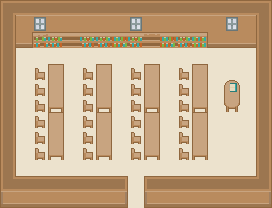

Tiled map render using the project's own tile images. Description and the whole map definition, tile-layer contents included, below:
An orthogonal 17x13 tile map with 16x16 px tiles, 3 tile layers (floor and walls, furniture, decor), 3 tilesets.

<map version="1.2" tiledversion="1.2.3" orientation="orthogonal" renderorder="left-down" width="17" height="13" tilewidth="16" tileheight="16" infinite="0" nextlayerid="7" nextobjectid="1">
 <tileset firstgid="1" source="base.tsx" />
 <tileset firstgid="1768" source="indoors.tsx" />
 <tileset firstgid="2254" source="city.tsx" />
 <layer id="4" name="floor and walls" width="17" height="13">
  <data encoding="csv">
722,720,720,720,720,720,720,720,720,720,720,720,720,720,720,720,723,
778,895,895,895,895,895,895,895,895,895,895,895,895,895,895,895,778,
778,890,890,890,890,890,890,890,890,890,890,890,890,890,890,890,778,
778,1531,1531,1531,1531,1531,1531,1531,1531,1531,1531,1531,1531,1531,1531,1531,778,
778,1531,1531,1531,1531,1531,1531,1531,1531,1531,1531,1531,1531,1531,1531,1531,778,
778,1531,1531,1531,1531,1531,1531,1531,1531,1531,1531,1531,1531,1531,1531,1531,778,
778,1531,1531,1531,1531,1531,1531,1531,1531,1531,1531,1531,1531,1531,1531,1531,778,
778,1531,1531,1531,1531,1531,1531,1531,1531,1531,1531,1531,1531,1531,1531,1531,778,
778,1531,1531,1531,1531,1531,1531,1531,1531,1531,1531,1531,1531,1531,1531,1531,778,
778,1531,1531,1531,1531,1531,1531,1531,1531,1531,1531,1531,1531,1531,1531,1531,778,
778,1531,1531,1531,1531,1531,1531,1531,1531,1531,1531,1531,1531,1531,1531,1531,778,
779,720,720,720,720,720,720,721,1531,719,720,720,720,720,720,720,780,
891,890,890,890,890,890,890,893,1531,891,890,890,890,890,890,890,893
</data>
 </layer>
 <layer id="5" name="furniture" width="17" height="13">
  <data encoding="csv">
0,0,0,0,0,0,0,0,0,0,0,0,0,0,0,0,0,
0,0,0,0,0,0,0,0,0,0,0,0,0,0,0,0,0,
0,0,0,0,0,0,0,0,0,0,0,0,0,0,0,0,0,
0,0,0,0,0,0,0,0,0,0,0,0,0,0,0,0,0,
0,0,1905,1773,0,1905,1773,0,1905,1773,0,1905,1773,0,0,0,0,
0,0,1905,1800,0,1905,1800,0,1905,1800,0,1905,1800,0,1774,0,0,
0,0,1905,1827,0,1905,1827,0,1905,1827,0,1905,1827,0,1801,0,0,
0,0,1905,1773,0,1905,1773,0,1905,1773,0,1905,1773,0,0,0,0,
0,0,1905,1800,0,1905,1800,0,1905,1800,0,1905,1800,0,0,0,0,
0,0,1905,1827,0,1905,1827,0,1905,1827,0,1905,1827,0,0,0,0,
0,0,0,0,0,0,0,0,0,0,0,0,0,0,0,0,0,
0,0,0,0,0,0,0,0,0,0,0,0,0,0,0,0,0,
0,0,0,0,0,0,0,0,0,0,0,0,0,0,0,0,0
</data>
 </layer>
 <layer id="6" name="decor" width="17" height="13">
  <data encoding="csv">
0,0,0,0,0,0,0,0,0,0,0,0,0,0,0,0,0,
0,0,2983,0,0,0,0,0,2983,0,0,0,0,0,2983,0,0,
0,0,731,732,789,732,732,846,732,790,846,732,849,0,0,0,0,
0,0,0,0,0,0,0,0,0,0,0,0,0,0,0,0,0,
0,0,0,0,0,0,0,0,0,0,0,0,0,0,0,0,0,
0,0,0,0,0,0,0,0,0,0,0,0,0,0,1610613644,0,0,
0,0,0,0,0,0,0,0,0,0,0,0,0,0,0,0,0,
0,0,0,0,0,0,0,0,0,0,0,0,0,0,0,0,0,
0,0,0,0,0,0,0,0,0,0,0,0,0,0,0,0,0,
0,0,0,0,0,0,0,0,0,0,0,0,0,0,0,0,0,
0,0,0,0,0,0,0,0,0,0,0,0,0,0,0,0,0,
0,0,0,0,0,0,0,0,0,0,0,0,0,0,0,0,0,
0,0,0,0,0,0,0,0,0,0,0,0,0,0,0,0,0
</data>
 </layer>
</map>
